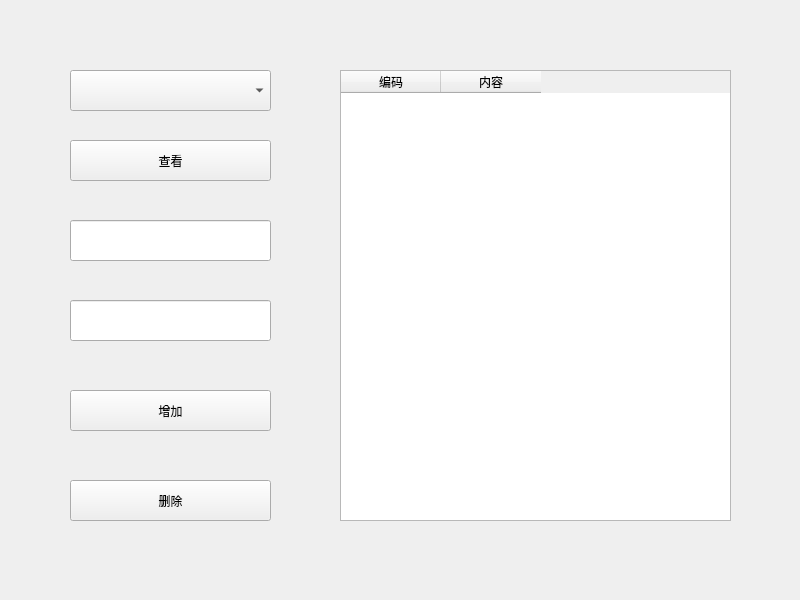
<?xml version="1.0" encoding="UTF-8"?>
<ui version="4.0">
 <class>ManageTableWindow</class>
 <widget class="QMainWindow" name="ManageTableWindow">
  <property name="geometry">
   <rect>
    <x>0</x>
    <y>0</y>
    <width>800</width>
    <height>600</height>
   </rect>
  </property>
  <property name="windowTitle">
   <string>ManageTableWindow</string>
  </property>
  <widget class="QWidget" name="centralWidget">
   <widget class="QComboBox" name="comboBox">
    <property name="geometry">
     <rect>
      <x>70</x>
      <y>70</y>
      <width>201</width>
      <height>41</height>
     </rect>
    </property>
   </widget>
   <widget class="QLineEdit" name="lineEdit_code">
    <property name="geometry">
     <rect>
      <x>70</x>
      <y>220</y>
      <width>201</width>
      <height>41</height>
     </rect>
    </property>
   </widget>
   <widget class="QLineEdit" name="lineEdit_content">
    <property name="geometry">
     <rect>
      <x>70</x>
      <y>300</y>
      <width>201</width>
      <height>41</height>
     </rect>
    </property>
   </widget>
   <widget class="QPushButton" name="pushButton_add">
    <property name="geometry">
     <rect>
      <x>70</x>
      <y>390</y>
      <width>201</width>
      <height>41</height>
     </rect>
    </property>
    <property name="text">
     <string>增加</string>
    </property>
   </widget>
   <widget class="QPushButton" name="pushButton_delete">
    <property name="geometry">
     <rect>
      <x>70</x>
      <y>480</y>
      <width>201</width>
      <height>41</height>
     </rect>
    </property>
    <property name="text">
     <string>删除</string>
    </property>
   </widget>
   <widget class="QTableWidget" name="tableWidget">
    <property name="geometry">
     <rect>
      <x>340</x>
      <y>70</y>
      <width>391</width>
      <height>451</height>
     </rect>
    </property>
    <column>
     <property name="text">
      <string>编码</string>
     </property>
    </column>
    <column>
     <property name="text">
      <string>内容</string>
     </property>
    </column>
   </widget>
   <widget class="QPushButton" name="pushButton_view">
    <property name="geometry">
     <rect>
      <x>70</x>
      <y>140</y>
      <width>201</width>
      <height>41</height>
     </rect>
    </property>
    <property name="text">
     <string>查看</string>
    </property>
   </widget>
  </widget>
 </widget>
 <resources/>
 <connections/>
</ui>
